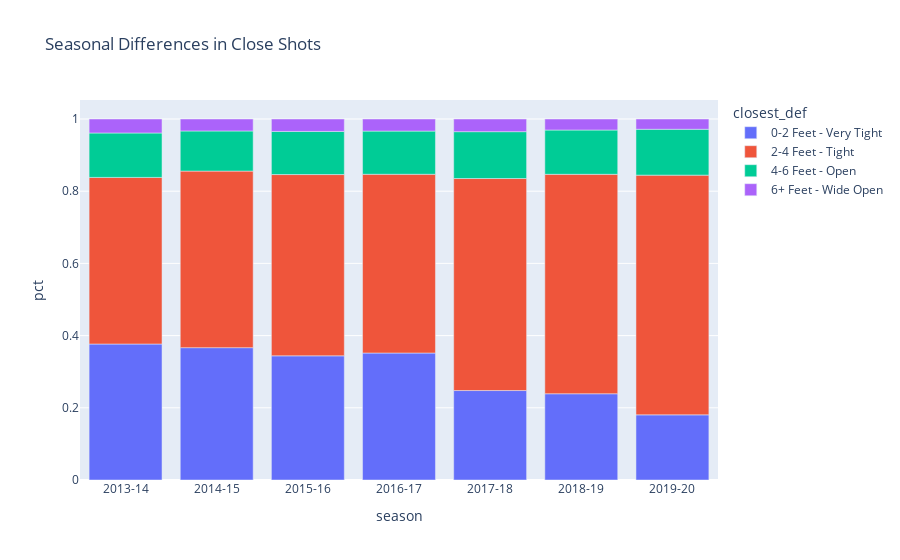

This figure's notebook cell:
### Code cell
px.bar(ds[2], x='season', y='pct', color='closest_def', title='Seasonal Differences in Close Shots')

### Figure 1 — Plotly figure (JSON) as saved in the notebook; plotly's stock layout.template omitted (floating-point values rounded to 4 significant figures)
{"data": [{"alignmentgroup": "True", "hovertemplate": "closest_def=0-2 Feet - Very Tight<br>season=%{x}<br>pct=%{y}<extra></extra>", "legendgroup": "0-2 Feet - Very Tight", "marker": {"color": "#636efa"}, "name": "0-2 Feet - Very Tight", "offsetgroup": "0-2 Feet - Very Tight", "orientation": "v", "showlegend": true, "textposition": "auto", "type": "bar", "x": ["2013-14", "2014-15", "2015-16", "2016-17", "2017-18", "2018-19", "2019-20"], "xaxis": "x", "y": [0.3767, 0.3666, 0.344, 0.3517, 0.2478, 0.2389, 0.1805], "yaxis": "y"}, {"alignmentgroup": "True", "hovertemplate": "closest_def=2-4 Feet - Tight<br>season=%{x}<br>pct=%{y}<extra></extra>", "legendgroup": "2-4 Feet - Tight", "marker": {"color": "#EF553B"}, "name": "2-4 Feet - Tight", "offsetgroup": "2-4 Feet - Tight", "orientation": "v", "showlegend": true, "textposition": "auto", "type": "bar", "x": ["2013-14", "2014-15", "2015-16", "2016-17", "2017-18", "2018-19", "2019-20"], "xaxis": "x", "y": [0.4615, 0.4891, 0.5021, 0.4951, 0.5873, 0.6078, 0.664], "yaxis": "y"}, {"alignmentgroup": "True", "hovertemplate": "closest_def=4-6 Feet - Open<br>season=%{x}<br>pct=%{y}<extra></extra>", "legendgroup": "4-6 Feet - Open", "marker": {"color": "#00cc96"}, "name": "4-6 Feet - Open", "offsetgroup": "4-6 Feet - Open", "orientation": "v", "showlegend": true, "textposition": "auto", "type": "bar", "x": ["2013-14", "2014-15", "2015-16", "2016-17", "2017-18", "2018-19", "2019-20"], "xaxis": "x", "y": [0.1231, 0.1111, 0.1195, 0.1196, 0.1298, 0.1227, 0.127], "yaxis": "y"}, {"alignmentgroup": "True", "hovertemplate": "closest_def=6+ Feet - Wide Open<br>season=%{x}<br>pct=%{y}<extra></extra>", "legendgroup": "6+ Feet - Wide Open", "marker": {"color": "#ab63fa"}, "name": "6+ Feet - Wide Open", "offsetgroup": "6+ Feet - Wide Open", "orientation": "v", "showlegend": true, "textposition": "auto", "type": "bar", "x": ["2013-14", "2014-15", "2015-16", "2016-17", "2017-18", "2018-19", "2019-20"], "xaxis": "x", "y": [0.03874, 0.03317, 0.03443, 0.0335, 0.03508, 0.03052, 0.02846], "yaxis": "y"}], "layout": {"barmode": "relative", "legend": {"title": {"text": "closest_def"}, "tracegroupgap": 0}, "title": {"text": "Seasonal Differences in Close Shots"}, "xaxis": {"anchor": "y", "domain": [0, 1], "title": {"text": "season"}}, "yaxis": {"anchor": "x", "domain": [0, 1], "title": {"text": "pct"}}}}
